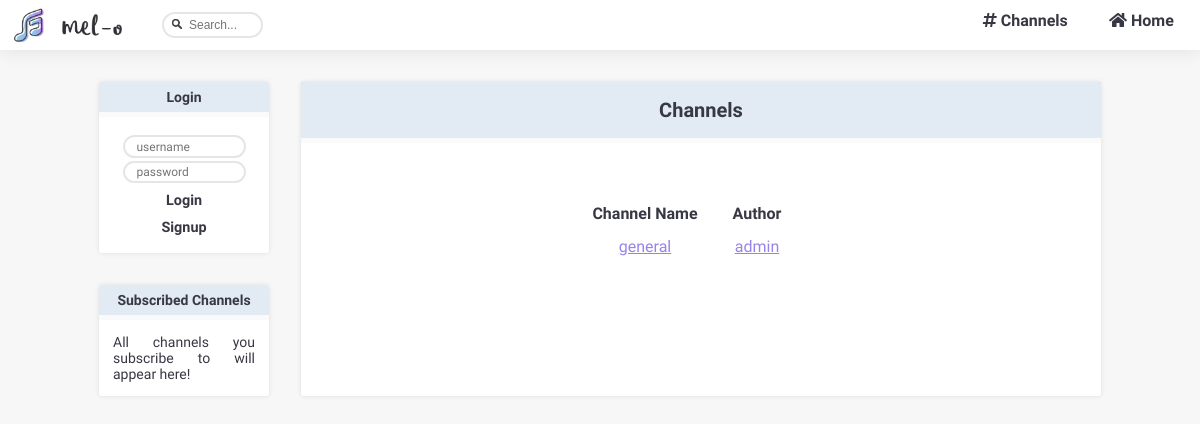
The app's page /pages/channels_list.php, older data.
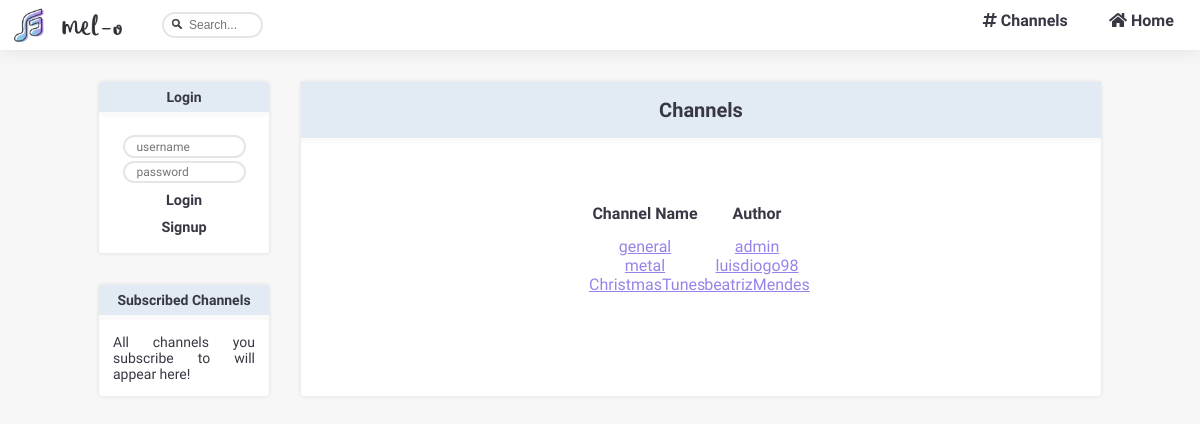
The same page, newer data.
### tables this page shows
CREATE TABLE channels (
  name VARCHAR PRIMARY KEY,
  author VARCHAR REFERENCES users,
  description VARCHAR
);

### database/db_channels.php (called while the page is built, shortened)
<?php
  include('../database/db_connection.php');
  function getChannels() {
    global $db;
    $stmt = $db->prepare('SELECT * FROM channels');
    $stmt->execute(array());
    return $stmt->fetchAll();
  }
?>

### templates/tpl_channel.php (the view, shortened to what this page needs)
<?php function draw_channels_list($channels) {
?>
  <section id="channel_list" class= "blockStyle page">
  <h1 class="mainCardH1 sidebarCardHeader">Channels</h1>
    <hr class = "invisibleLine">
    <section id="content" class="blockLayout">
    <header>
      <h2>Channel Name</h2>
      <h2>Author</h2>
    </header>
  <?php
    foreach($channels as $channel)
      draw_channel_list($channel);
  ?>
  </section>
  </section>
<?php } ?>
<?php function draw_channel_list($channel) {
?>
  <article class="channel_list_item">
    <a href="../pages/channel_page.php?channel=<?= $channel['name'] ?>"><?= $channel['name']?></a>
    <a href="../pages/profile.php?user=<?= $channel['author'] ?>"><?= $channel['author']?></a>
  </article>
<?php } ?>

Row changes from the older to the newer data that the page shows:
added channels: name "metal", author "luisdiogo98"
added channels: name "ChristmasTunes", author "beatrizMendes"
